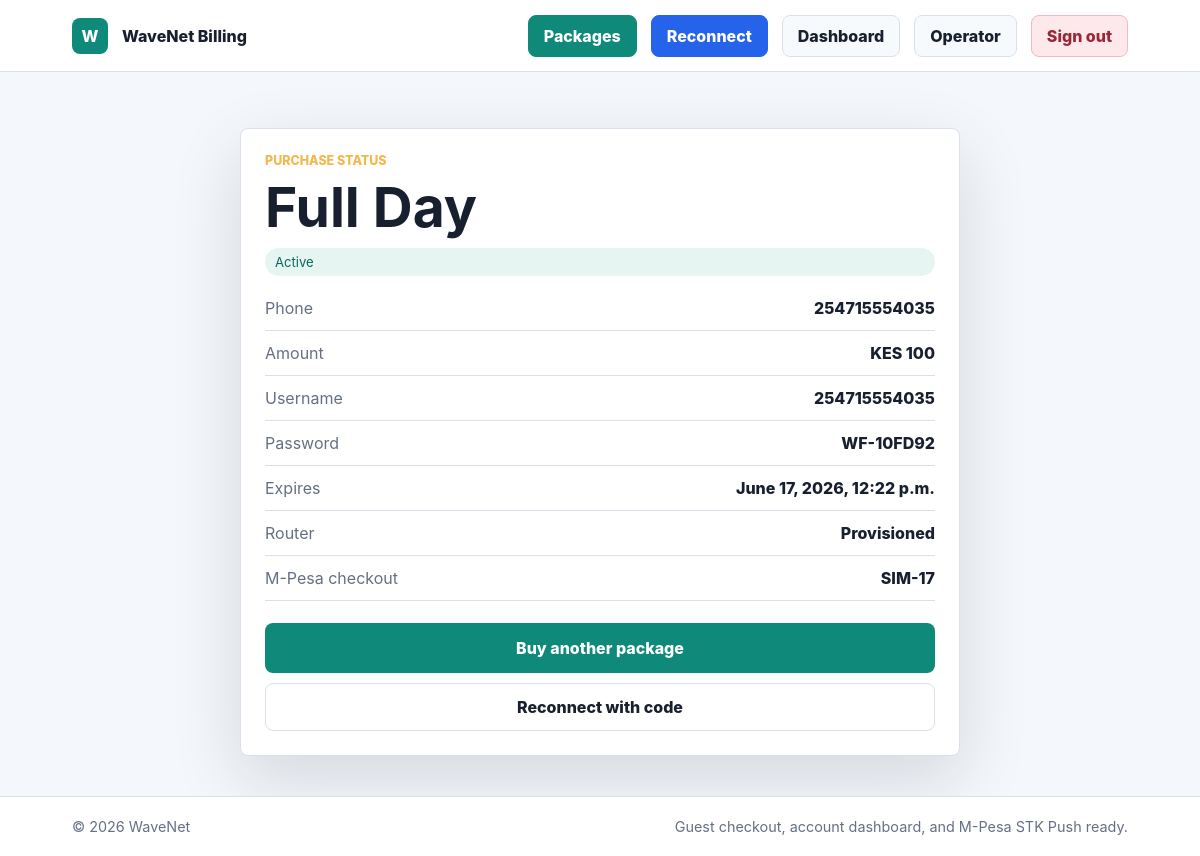
Screenshot of /receipt/17/ (signed in) with the database file from the repository.
### billing/models.py (models this page shows, shortened)
class Purchase(models.Model):
    STATUS_PENDING = "pending"
    STATUS_ACTIVE = "active"
    STATUS_FAILED = "failed"
    STATUS_CHOICES = [
        (STATUS_PENDING, "Pending"),
        (STATUS_ACTIVE, "Active"),
        (STATUS_FAILED, "Failed"),
    ]
    user = models.ForeignKey(settings.AUTH_USER_MODEL, null=True, blank=True, on_delete=models.SET_NULL)
    package = models.ForeignKey(Package, on_delete=models.PROTECT)
    phone = models.CharField(max_length=20)
    amount = models.PositiveIntegerField()
    status = models.CharField(max_length=20, choices=STATUS_CHOICES, default=STATUS_PENDING)
    checkout_request_id = models.CharField(max_length=120, blank=True)
    mpesa_receipt = models.CharField(max_length=80, blank=True)
    access_code = models.CharField(max_length=20, unique=True)
    created_at = models.DateTimeField(auto_now_add=True)
    paid_at = models.DateTimeField(null=True, blank=True)
    expires_at = models.DateTimeField(null=True, blank=True)
    class Meta:
        ordering = ["-created_at"]

class Package(models.Model):
    name = models.CharField(max_length=80)
    speed = models.CharField(max_length=40)
    profile = models.CharField(max_length=50, default="default", help_text="MikroTik hotspot profile name")
    duration_hours = models.PositiveIntegerField()
    price = models.PositiveIntegerField(help_text="Amount in KES")
    description = models.TextField()
    is_active = models.BooleanField(default=True)
    created_at = models.DateTimeField(auto_now_add=True)
    class Meta:
        ordering = ["price"]

class Subscription(models.Model):
    phone_number = models.CharField(max_length=15)
    package = models.ForeignKey(Package, on_delete=models.CASCADE)
    purchase = models.OneToOneField(Purchase, null=True, blank=True, on_delete=models.SET_NULL, related_name="subscription")
    username = models.CharField(max_length=50, db_index=True)
    password = models.CharField(max_length=50)
    activated_at = models.DateTimeField(auto_now_add=True)
    expires_at = models.DateTimeField()
    active = models.BooleanField(default=True)
    router_user_created = models.BooleanField(default=False)
    router_message = models.CharField(max_length=255, blank=True)
    class Meta:
        ordering = ["-activated_at"]

### billing/views.py (the view)
# urls.py: path('receipt/<int:purchase_id>/', views.receipt, name='receipt'),
def receipt(request, purchase_id):
    purchase = get_object_or_404(Purchase.objects.select_related("package"), id=purchase_id)
    if not user_can_view_purchase(request, purchase):
        raise PermissionDenied("You are not allowed to view this receipt.")
    return render(request, "receipt.html", {"purchase": purchase})

### billing/views.py (called while the page is built)
def user_can_view_purchase(request, purchase: Purchase) -> bool:
    if request.user.is_authenticated and (request.user.is_staff or purchase.user_id == request.user.id):
        return True
    token = request.GET.get("token", "").strip()
    return bool(token) and secrets.compare_digest(token.upper(), purchase.access_code.upper())

### templates/receipt.html (shortened to what this page needs)
{% extends "layout.html" %}
{% block content %}
<section class="receipt">
  <div>
    <p class="eyebrow">Purchase status</p>
    <h1>{{ purchase.package.name }}</h1>
    <p class="receipt-status {{ purchase.status }}">{{ purchase.get_status_display }}</p>
  </div>
  <dl>
    <div><dt>Phone</dt><dd>{{ purchase.phone }}</dd></div>
    <div><dt>Amount</dt><dd>KES {{ purchase.amount }}</dd></div>
    <div><dt>Username</dt><dd>{{ purchase.subscription.username|default:purchase.phone }}</dd></div>
    <div><dt>Password</dt><dd>{{ purchase.subscription.password|default:purchase.access_code }}</dd></div>
    <div><dt>Expires</dt><dd>{{ purchase.expires_at|default:"Waiting for M-Pesa confirmation" }}</dd></div>
    <div><dt>Router</dt><dd>{% if purchase.subscription.router_user_created %}Provisioned{% elif purchase.status == "active" %}Pending router sync{% else %}Waiting for payment{% endif %}</dd></div>
    <div><dt>M-Pesa checkout</dt><dd>{{ purchase.checkout_request_id }}</dd></div>
  </dl>
  <a class="primary as-link" href="{% url 'home' %}">Buy another package</a>
  <a class="secondary as-link" href="{% url 'reconnect' %}">Reconnect with code</a>
</section>
{% endblock %}

### static/styles.css (style rules this page uses)
:root { color-scheme: light; --ink: #18202f; --muted: #657084; --line: #d9e0ea; --panel: #ffffff; --page: #f4f7fb; --brand: #0f8a7a; --brand-strong: #08695e; --blue: #2563eb; --blue-strong: #1d4ed8; --accent: #d1495b; --gold: #f2b84b; }
* { box-sizing: border-box; }
body { margin: 0; font-family: Inter, Segoe UI, Arial, sans-serif; background: var(--page); color: var(--ink); }
a { color: inherit; text-decoration: none; }
.hero h1, .page-head h1, .auth-card h1, .receipt h1 { margin: 0; font-size: clamp(2rem, 4.6vw, 4.8rem); line-height: 1; }
.eyebrow { margin: 0 0 12px; text-transform: uppercase; letter-spacing: 0; font-size: 0.78rem; font-weight: 800; color: var(--gold); }
.purchase-panel, .auth-card, .receipt, .table-wrap, .metrics div { background: var(--panel); color: var(--ink); border: 1px solid var(--line); border-radius: 8px; box-shadow: 0 24px 70px rgba(24, 32, 47, 0.14); }
.purchase-panel, .auth-card, .receipt { padding: 24px; }
.panel-title strong, .receipt-status, .pill { color: var(--brand-strong); background: #e6f5f2; border-radius: 999px; padding: 6px 10px; font-size: 0.82rem; }
.primary { width: 100%; min-height: 50px; margin-top: 18px; border: 0; border-radius: 8px; background: var(--brand); color: white; font-weight: 800; font-size: 1rem; cursor: pointer; }
.secondary { width: 100%; min-height: 48px; margin-top: 10px; border: 1px solid var(--line); border-radius: 8px; background: white; color: var(--ink); font-weight: 800; }
.as-link { display: grid; place-items: center; }
.active { color: var(--brand-strong); background: #e6f5f2; }
.receipt { width: min(92vw, 720px); margin: 56px auto; }
.receipt dl { display: grid; gap: 12px; margin: 22px 0; }
.receipt dl div, .credential-list div { display: flex; justify-content: space-between; gap: 14px; padding-bottom: 12px; border-bottom: 1px solid var(--line); }
dt { color: var(--muted); }
dd { margin: 0; font-weight: 800; text-align: right; }

### rows the page displays
Purchase: package.name "Full Day", status "Active", phone "254715554035", amount "100", subscription.username "254715554035", subscription.password "WF-10FD92", expires_at "June 17, 2026, 12:22 p.m.", checkout_request_id "SIM-17"
